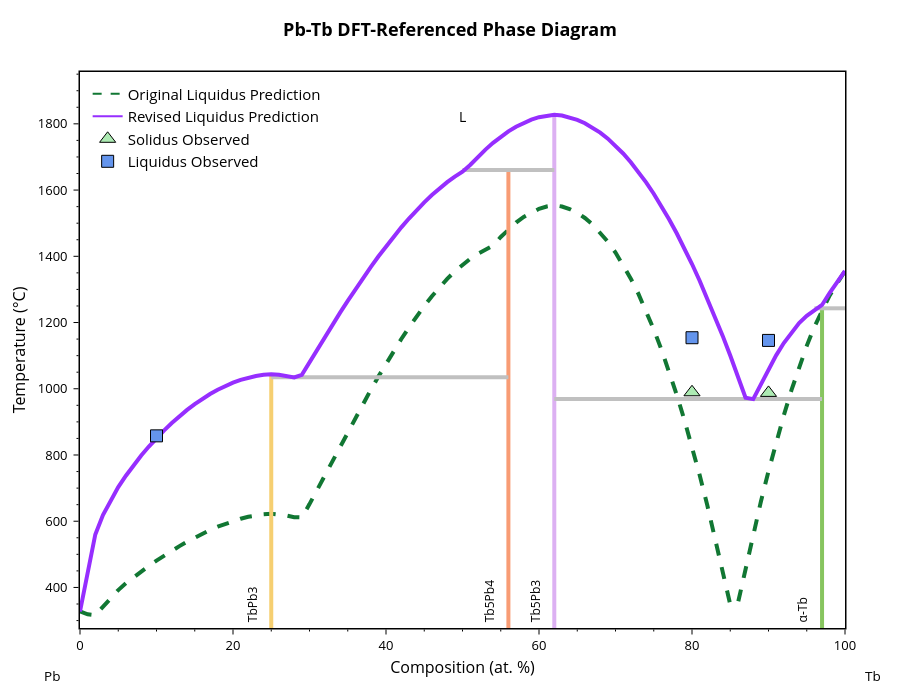

This figure's notebook cell:
### Markdown cell above
## 5 - Compare original vs revised predictions

Contrast the updated phase diagram against the original ML prediction.

### Code cell
bl.update_params(adj_params) # update the parameters and generate the DFT-referenced phase diagram
bl.digitized_liq = predicted_liquidus_line # set the original predicted line as the liquidus reference for plotting
fig = blp.get_plot('pred+liq') # generate the plot as a figure object so it can be modified
add_experimental_traces(fig) # add the experimental data to the plot

# Manually edit trace colors and names and update layout. This may need to be altered if the trace order changes
fig.data[0].line.color = '#117733' # reference liquidus - plotted line 
fig.data[9].line.color = '#962EFF' # adjusted liquidus - plotted line
fig.data[10].line.color = '#117733' # reference liquidus - legend
fig.data[10].name = 'Original Liquidus Prediction'
fig.data[11].line.color = '#962EFF' # adjusted liquidus - legend
fig.data[11].name = 'Revised Liquidus Prediction'
fig.update_layout(width=900, height=700)
fig.show()

# Create another version without labels for manual labeling
# fig_dict = fig.to_dict()
# fig_dict['layout'].pop('title', None)
# fig_dict['layout']['xaxis'].pop('title', None)
# fig_dict['layout']['yaxis'].pop('title', None)
# fig_dict['layout'].pop('annotations', None)
# fig_no_labels = go.Figure(fig_dict)
# fig_no_labels.layout.showlegend = False
# fig_no_labels.layout.xaxis.showticklabels = False
# fig_no_labels.layout.yaxis.showticklabels = False
# fig_no_labels.update_layout(yaxis_range=[250, 1940])
# fig_no_labels.add_trace(go.Scatter(
#     x=[bl.phases[0]['comp']*100, bl.phases[1]['comp']*100],
#     y=[bl.component_data[bl.components[0]][1]-275, bl.component_data[bl.components[0]][1]-275],
#     mode='lines',
#     line=dict(color='silver', width=4),
#     showlegend=False))
# fig_no_labels.show()

# # Save the figure without labels
# figures_dir = cfg.project_root / "figures"
# if os.path.isdir(figures_dir):
#     fig_no_labels.write_image(figures_dir / "Pb-Tb_phase_diagram_cleaned.svg")
#     print(f"Figure saved to {figures_dir}")

### Figure 1 — Plotly figure (JSON) as saved in the notebook; plotly's stock layout.template omitted (floating-point values rounded to 4 significant figures)
{"data": [{"line": {"color": "#117733", "dash": "dash", "width": 4}, "mode": "lines", "showlegend": false, "type": "scatter", "x": [0, 1, 2, 3, 4, 5, 6, 7.0, 8, 9, 10, 11, 12, 13, 14.0, 15, 16, 17, 18, 19, 20, 21, 22, 23, 24, 25, 26, 27, 28.0, 29.0, 30, 31, 32, 33, 34, 35, 36, 37, 38, 39, 40, 41, 42, 43, 44, 45, 46, 47, 48, 49, 50, 51, 52, 53, 54, 55.0, 56.0, 57.0, 58.0, 59, 60, 61, 62, 63, 64, 65, 66, 67, 68, 69, 70, 71, 72, 73, 74, 75, 76, 77, 78, 79, 80, 81, 82, 83, 84, 85, 86, 87, 88, 89, 90, 91, 92, 93, 94, 95, 96, 97, 98, 99, 100], "y": [327.5, 318.9, 316.3, 340.7, 368.8, 392.1, 412.6, 431.4, 448.9, 465.4, 481.2, 496.4, 510.9, 524.8, 538.0, 550.6, 562.4, 573.3, 583.4, 592.5, 600.6, 607.5, 613.3, 617.7, 620.7, 622.3, 620.6, 617.3, 612.1, 611.6, 651.6, 695.5, 739.4, 783.3, 826.9, 870.2, 913.0, 955.1, 996.3, 1037.0, 1076.0, 1114.0, 1150.0, 1185.0, 1218.0, 1250.0, 1279.0, 1307.0, 1332.0, 1354.0, 1375.0, 1393.0, 1408.0, 1420.0, 1432.0, 1458.0, 1482.0, 1502.0, 1519.0, 1533.0, 1543.0, 1550.0, 1554.0, 1550.0, 1543.0, 1531.0, 1516.0, 1496.0, 1472.0, 1444.0, 1411.0, 1374.0, 1333.0, 1286.0, 1235.0, 1179.0, 1119.0, 1053.0, 982.1, 906.2, 825.3, 739.3, 648.2, 551.9, 450.7, 348.4, 352.6, 459.3, 561.4, 658.7, 751.0, 838.1, 919.7, 995.7, 1066.0, 1130.0, 1187.0, 1238.0, 1282.0, 1319.0, 1356.0]}, {"hovertemplate": "label=TbPb3<br>x=%{x}<br>t=%{y}<extra></extra>", "legendgroup": "TbPb3", "line": {"color": "rgb(246, 207, 113)", "dash": "solid", "width": 4}, "marker": {"symbol": "circle"}, "mode": "lines", "name": "TbPb3", "orientation": "v", "showlegend": false, "type": "scatter", "x": [25, 25, 25, 25, 25, 25, 25, 25, 25, 25, 25, 25, 25, 25, 25, 25, 25, 25, 25, 25, 25, 25, 25, 25, 25, 25, 25, 25, 25, 25, 25], "xaxis": "x", "y": [327.5, 1034.0, 1019.0, 1039.0, 1044.0, 447.6, 1009.0, 1034.0, 1027.0, 1044.0, 1042.0, 618.4, 559.9, 737.5, 664.0, 702.9, 1039.0, 1042.0, 798.3, 769.2, 969.7, 936.1, 953.7, 825.5, 997.3, 984.3, 874.5, 850.8, 917.1, 896.5, -273.1], "yaxis": "y"}, {"hovertemplate": "label=Tb5Pb4<br>x=%{x}<br>t=%{y}<extra></extra>", "legendgroup": "Tb5Pb4", "line": {"color": "rgb(248, 156, 116)", "dash": "solid", "width": 4}, "marker": {"symbol": "circle"}, "mode": "lines", "name": "Tb5Pb4", "orientation": "v", "showlegend": false, "type": "scatter", "x": [56.0, 56.0, 56.0, 56.0, 56.0, 56.0, 56.0, 56.0, 56.0, 56.0, 56.0, 56.0, 56.0, 56.0, 56.0, 56.0, 56.0, 56.0, 56.0, 56.0, 56.0, 56.0, 56.0, 56.0, 56.0], "xaxis": "x", "y": [1034.0, 1194.0, 1585.0, 1605.0, 1641.0, 1624.0, 1399.0, 1266.0, 1230.0, 1156.0, 1119.0, 1459.0, 1430.0, 1300.0, 1661.0, 1655.0, 1487.0, 1514.0, 1563.0, 1539.0, 1367.0, 1334.0, 1042.0, 1081.0, -273.1], "yaxis": "y"}, {"hovertemplate": "label=Tb5Pb3<br>x=%{x}<br>t=%{y}<extra></extra>", "legendgroup": "Tb5Pb3", "line": {"color": "rgb(220, 176, 242)", "dash": "solid", "width": 4}, "marker": {"symbol": "circle"}, "mode": "lines", "name": "Tb5Pb3", "orientation": "v", "showlegend": false, "type": "scatter", "x": [62, 62, 62, 62, 62, 62, 62, 62, 62, 62, 62, 62, 62, 62, 62, 62, 62, 62, 62, 62, 62, 62, 62, 62, 62, 62, 62, 62, 62, 62, 62, 62, 62, 62, 62, 62, 62, 62, 62, 62, 62], "xaxis": "x", "y": [1820.0, 1623.0, 1803.0, 1813.0, 1743.0, 1761.0, 1791.0, 1777.0, 1684.0, 1655.0, 1773.0, 1755.0, 1711.0, 1734.0, 1825.0, 1827.0, 1825.0, 1827.0, 1789.0, 1802.0, 1820.0, 1812.0, 1424.0, 1470.0, 968.7, 1274.0, 1038.0, 972.8, 1377.0, 1326.0, 1100.0, 1512.0, 1676.0, 1661.0, 1722.0, 1700.0, 1589.0, 1552.0, 1218.0, 1160.0, -273.1], "yaxis": "y"}, {"hovertemplate": "label=α-Tb<br>x=%{x}<br>t=%{y}<extra></extra>", "legendgroup": "α-Tb", "line": {"color": "rgb(135, 197, 95)", "dash": "solid", "width": 4}, "marker": {"symbol": "circle"}, "mode": "lines", "name": "α-Tb", "orientation": "v", "showlegend": false, "type": "scatter", "x": [97, 97, 97, 97, 97, 97, 97, 97, 97, 97, 97], "xaxis": "x", "y": [1243.0, 1198.0, 1220.0, 1236.0, 1138.0, 1171.0, 1101.0, 1060.0, 968.7, 1015.0, -273.1], "yaxis": "y"}, {"hovertemplate": "x=%{x}<br>y=%{y}<extra></extra>", "legendgroup": "", "line": {"color": "Silver", "dash": "solid", "width": 4}, "marker": {"symbol": "circle"}, "mode": "lines", "name": "", "orientation": "v", "showlegend": false, "type": "scatter", "x": [25, 28.0, 56.0], "xaxis": "x", "y": [1034.0, 1034.0, 1034.0], "yaxis": "y"}, {"hovertemplate": "x=%{x}<br>y=%{y}<extra></extra>", "legendgroup": "", "line": {"color": "Silver", "dash": "solid", "width": 4}, "marker": {"symbol": "circle"}, "mode": "lines", "name": "", "orientation": "v", "showlegend": false, "type": "scatter", "x": [62, 88, 97], "xaxis": "x", "y": [968.7, 968.7, 968.7], "yaxis": "y"}, {"hovertemplate": "x=%{x}<br>y=%{y}<extra></extra>", "legendgroup": "", "line": {"color": "Silver", "dash": "solid", "width": 4}, "marker": {"symbol": "circle"}, "mode": "lines", "name": "", "orientation": "v", "showlegend": false, "type": "scatter", "x": [96, 97, 100], "xaxis": "x", "y": [1243.0, 1243.0, 1243.0], "yaxis": "y"}, {"hovertemplate": "x=%{x}<br>y=%{y}<extra></extra>", "legendgroup": "", "line": {"color": "Silver", "dash": "solid", "width": 4}, "marker": {"symbol": "circle"}, "mode": "lines", "name": "", "orientation": "v", "showlegend": false, "type": "scatter", "x": [50, 56.0, 62], "xaxis": "x", "y": [1661.0, 1661.0, 1661.0], "yaxis": "y"}, {"hovertemplate": "label=L<br>x=%{x}<br>t=%{y}<extra></extra>", "legendgroup": "L", "line": {"color": "#962EFF", "dash": "solid", "width": 4}, "marker": {"symbol": "circle"}, "mode": "lines", "name": "L", "orientation": "v", "showlegend": false, "type": "scatter", "x": [0, 1, 2, 3, 4, 5, 6, 7.0, 8, 9, 10, 11, 12, 13, 14.0, 15, 16, 17, 18, 19, 20, 21, 22, 23, 24, 25, 26, 27, 28.0, 29.0, 30, 31, 32, 33, 34, 35, 36, 37, 38, 39, 40, 41, 42, 43, 44, 45, 46, 47, 48, 49, 50, 51, 52, 53, 54, 55.0, 56.0, 57.0, 58.0, 59, 60, 61, 62, 63, 64, 65, 66, 67, 68, 69, 70, 71, 72, 73, 74, 75, 76, 77, 78, 79, 80, 81, 82, 83, 84, 85, 86, 87, 88, 89, 90, 91, 92, 93, 94, 95, 96, 97, 98, 99, 100], "xaxis": "x", "y": [327.5, 447.6, 559.9, 618.4, 664.0, 702.9, 737.5, 769.2, 798.3, 825.5, 850.8, 874.5, 896.5, 917.1, 936.1, 953.7, 969.7, 984.3, 997.3, 1009.0, 1019.0, 1027.0, 1034.0, 1039.0, 1042.0, 1044.0, 1042.0, 1039.0, 1034.0, 1042.0, 1081.0, 1119.0, 1156.0, 1194.0, 1230.0, 1266.0, 1300.0, 1334.0, 1367.0, 1399.0, 1430.0, 1459.0, 1487.0, 1514.0, 1539.0, 1563.0, 1585.0, 1605.0, 1624.0, 1641.0, 1655.0, 1676.0, 1700.0, 1722.0, 1743.0, 1761.0, 1777.0, 1791.0, 1803.0, 1813.0, 1820.0, 1825.0, 1827.0, 1825.0, 1820.0, 1812.0, 1802.0, 1789.0, 1773.0, 1755.0, 1734.0, 1711.0, 1684.0, 1655.0, 1623.0, 1589.0, 1552.0, 1512.0, 1470.0, 1424.0, 1377.0, 1326.0, 1274.0, 1218.0, 1160.0, 1100.0, 1038.0, 972.8, 968.7, 1015.0, 1060.0, 1101.0, 1138.0, 1171.0, 1198.0, 1220.0, 1236.0, 1253.0, 1290.0, 1322.0, 1356.0], "yaxis": "y"}, {"line": {"color": "#117733", "dash": "dash"}, "mode": "lines", "name": "Original Liquidus Prediction", "showlegend": true, "type": "scatter", "x": [null], "y": [null]}, {"line": {"color": "#962EFF"}, "marker": {"color": "#117733"}, "mode": "lines", "name": "Revised Liquidus Prediction", "showlegend": true, "type": "scatter", "x": [null], "y": [null]}, {"marker": {"color": "#ADEBB3", "line": {"color": "black", "width": 1}, "size": 14, "symbol": "triangle-up"}, "mode": "markers", "name": "Solidus Observed", "type": "scatter", "x": [80, 90], "y": [989.4, 987.5]}, {"marker": {"color": "cornflowerblue", "line": {"color": "black", "width": 1}, "size": 12, "symbol": "square"}, "mode": "markers", "name": "Liquidus Observed", "type": "scatter", "x": [10, 80, 90], "y": [857.8, 1154.0, 1146]}], "layout": {"annotations": [{"borderpad": 5, "font": {"color": "black", "size": 12}, "showarrow": false, "text": "TbPb3", "textangle": -90, "x": 22.5, "y": 277.6, "yanchor": "bottom"}, {"borderpad": 5, "font": {"color": "black", "size": 12}, "showarrow": false, "text": "Tb5Pb4", "textangle": -90, "x": 53.5, "y": 277.6, "yanchor": "bottom"}, {"borderpad": 5, "font": {"color": "black", "size": 12}, "showarrow": false, "text": "Tb5Pb3", "textangle": -90, "x": 59.5, "y": 277.6, "yanchor": "bottom"}, {"borderpad": 5, "font": {"color": "black", "size": 12}, "showarrow": false, "text": "α-Tb", "textangle": -90, "x": 94.5, "y": 277.6, "yanchor": "bottom"}, {"font": {"color": "black", "size": 14}, "showarrow": false, "text": "L", "x": 50, "y": 1822.0}, {"font": {"color": "black", "size": 13.5}, "showarrow": false, "text": "Pb", "x": -0.05, "xanchor": "left", "xref": "paper", "y": -0.086, "yanchor": "middle", "yref": "paper"}, {"font": {"color": "black", "size": 13.5}, "showarrow": false, "text": "Tb", "x": 1.05, "xanchor": "right", "xref": "paper", "y": -0.086, "yanchor": "middle", "yref": "paper"}], "font": {"color": "black", "size": 13}, "height": 700, "legend": {"font": {"size": 15}, "x": 0.01, "xanchor": "left", "y": 0.99, "yanchor": "top"}, "margin": {"b": 72, "r": 55, "t": 72}, "plot_bgcolor": "white", "showlegend": true, "title": {"font": {"color": "black", "size": 18}, "text": "<b>Pb-Tb DFT-Referenced Phase Diagram</b>", "x": 0.5, "xanchor": "center", "yanchor": "bottom"}, "width": 900, "xaxis": {"linecolor": "black", "linewidth": 1.5, "minor": {"nticks": 5, "tickcolor": "black", "ticklen": 2, "ticks": "outside", "tickwidth": 1}, "mirror": true, "range": [0, 100], "showline": true, "tickcolor": "black", "tickformat": ".0f", "ticklen": 5, "ticks": "outside", "tickwidth": 1, "title": {"font": {"size": 16}, "standoff": 8, "text": "Composition (at. %)"}}, "yaxis": {"linecolor": "black", "linewidth": 1.5, "minor": {"nticks": 5, "tickcolor": "black", "ticklen": 2, "ticks": "outside", "tickwidth": 1}, "mirror": true, "range": [277.6, 1957.0], "showline": true, "tickcolor": "black", "ticklen": 5, "ticks": "outside", "ticksuffix": " ", "tickwidth": 1, "title": {"font": {"size": 16}, "standoff": 8, "text": "Temperature (°C)"}}}}
